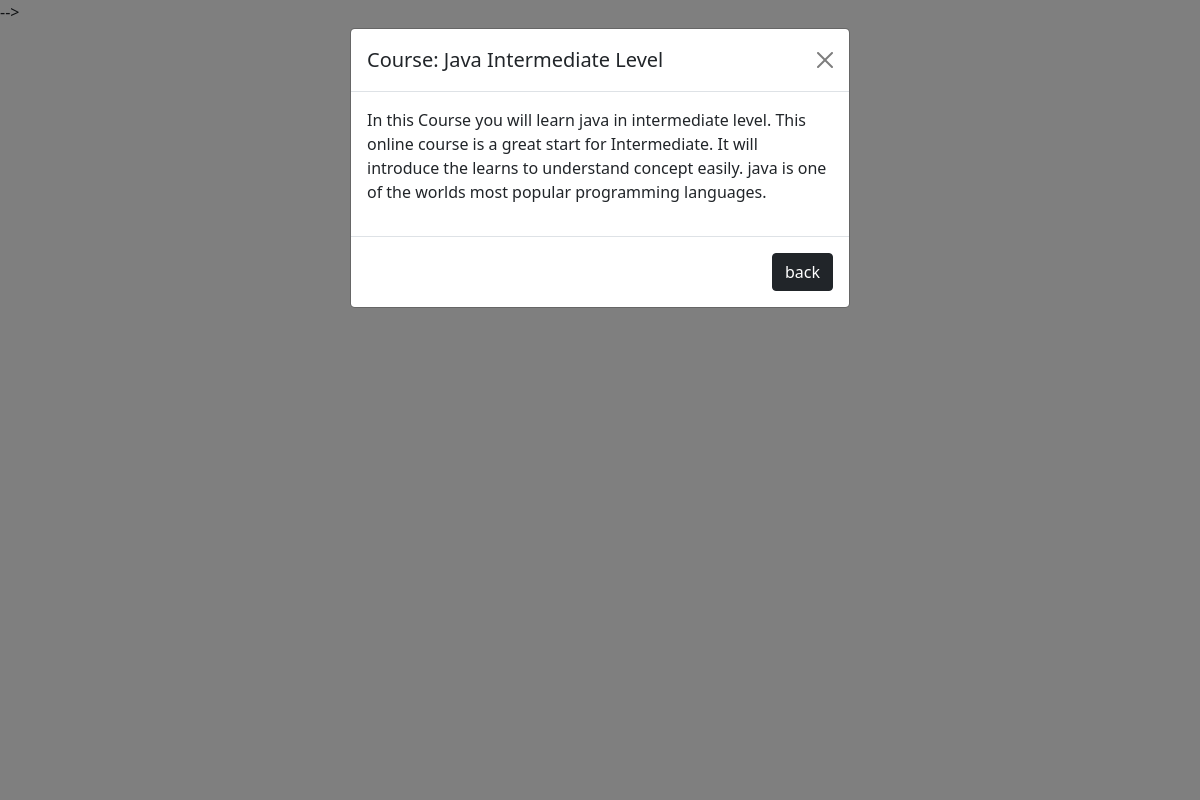
Page /003 on the committed database.
### management/models.py (models this page shows, shortened)
class Subject(models.Model):
    instructor = models.ForeignKey(User,on_delete=models.CASCADE)
    subect_id=models.CharField(max_length=100,unique=True)
    subject_name=models.CharField(max_length=100)
    slug = models.SlugField(null=True, blank=True)
    level=models.CharField(max_length=100)
    testlink=models.URLField(max_length=200,null=True,blank=True)
    subject_browser=models.CharField(max_length=2000)
    price=models.IntegerField(default=0)
    subject_image=models.ImageField(upload_to='sub_img/%Y/%m/%d')

### management/views.py (the view)
# urls.py: path('<int:subect_id>',views.detail_page,name='detail'),
def detail_page(request,subect_id):
    if request.user.is_authenticated:
        return HttpResponseRedirect('afterlogin')
    obj=get_object_or_404(models.Subject,pk=subect_id)
    return render(request,'management/detail.html',{'obj':obj})

### management/templates/management/detail.html (shortened to what this page needs)
{% extends 'base.html' %}
{% load static %}
{% block content %}
<div class="modal" id="myModal">
    <div class="modal-dialog">
      <div class="modal-content">
        <div class="modal-header">
          <h5 class="modal-title">Course: {{obj.subject_name}} {{obj.level}}</h5>
          <button type="button" class="btn-close" data-bs-dismiss="modal" aria-label="Close"></button>
        </div>
        <div class="modal-body">
          <p>{{obj.subject_browser}}</p>
        </div>
        <div class="modal-footer">
            <a class="btn btn-dark " href="/" role="button">back</a>
        </div>
      </div>
    </div>
  </div>
    <script src="https://ajax.googleapis.com/ajax/libs/jquery/3.5.1/jquery.min.js"></script> -->
{% endblock content %}

### rows in the picture
Subject: subject_name "Java", level "Intermediate Level", subject_browser "In this Course you will learn java in intermediate level. This online course is a great start for Intermediate. It will introduce the learns to understand concept easily. java is one of the worlds most popular programming languages."
